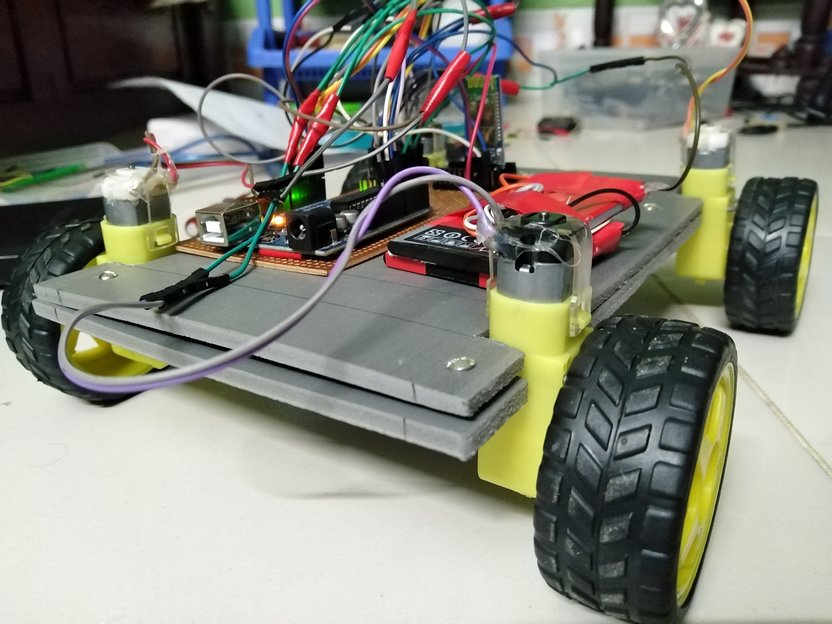
#> input picture car.jpg, 832 x 624 px
$ python image_rotation.py
#> lines starting #> are read from the running program, lines starting #| are printed output that depends on the picture
#image rotation

import cv2
import numpy as np
img=cv2.imread('car.jpg')
#> img is the input picture: shape (624, 832, 3); mean B, G, R 125, 136, 136.1
cv2.imshow('original image',img)
cv2.waitKey(0)
height,width=img.shape[:2]
#> height = 624; width = 832
rotation_matrix=cv2.getRotationMatrix2D((width/2,height/2),70,.5)
rotated_img=cv2.warpAffine(img,rotation_matrix,(width,height))
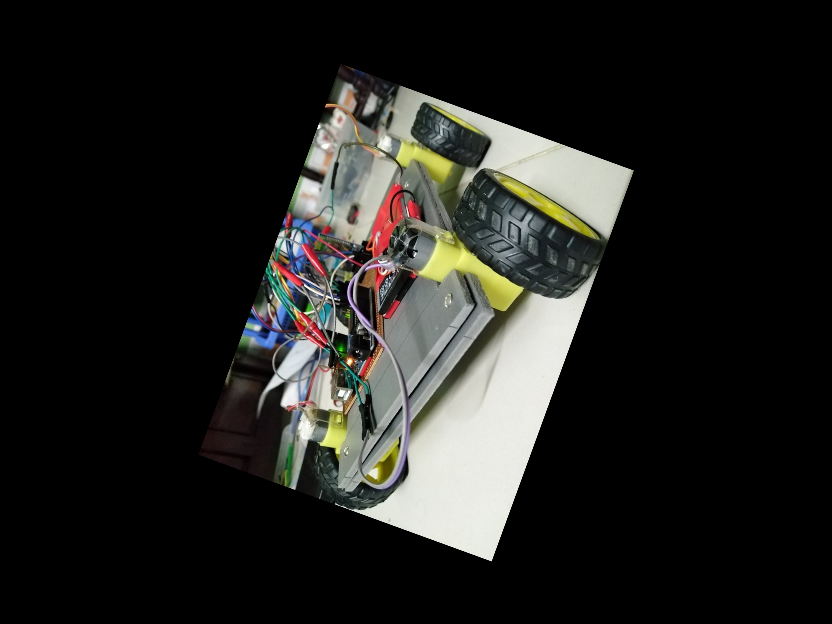
#> rotated_img: shape (624, 832, 3); mean B, G, R 31.2, 34, 34
cv2.imshow('roted image',rotated_img)
cv2.waitKey(0)

cv2.destroyAllWindows()
